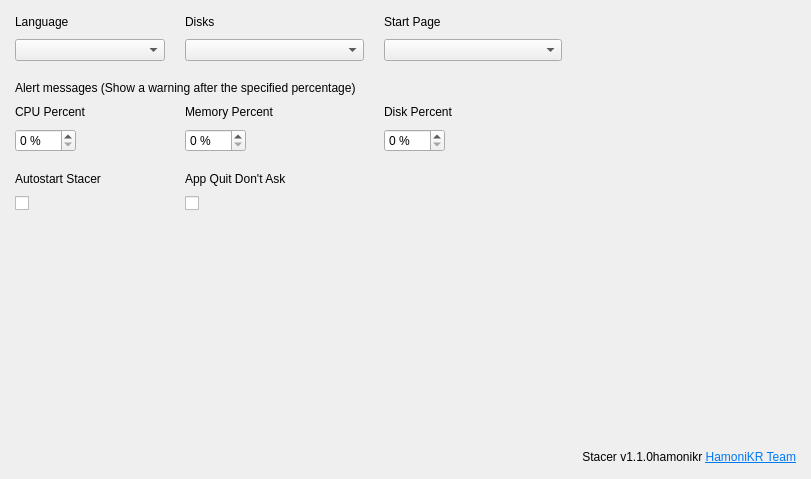
<?xml version="1.0" encoding="UTF-8"?>
<ui version="4.0">
 <class>SettingsPage</class>
 <widget class="QWidget" name="SettingsPage">
  <property name="geometry">
   <rect>
    <x>0</x>
    <y>0</y>
    <width>811</width>
    <height>479</height>
   </rect>
  </property>
  <property name="sizePolicy">
   <sizepolicy hsizetype="Expanding" vsizetype="Expanding">
    <horstretch>0</horstretch>
    <verstretch>0</verstretch>
   </sizepolicy>
  </property>
  <property name="windowTitle">
   <string>Settings</string>
  </property>
  <property name="styleSheet">
   <string notr="true"/>
  </property>
  <layout class="QGridLayout" name="gridLayout">
   <property name="leftMargin">
    <number>15</number>
   </property>
   <property name="topMargin">
    <number>15</number>
   </property>
   <property name="rightMargin">
    <number>15</number>
   </property>
   <property name="bottomMargin">
    <number>15</number>
   </property>
   <property name="horizontalSpacing">
    <number>20</number>
   </property>
   <property name="verticalSpacing">
    <number>10</number>
   </property>
   <item row="1" column="0" alignment="Qt::AlignLeft">
    <widget class="QComboBox" name="cmbLanguages">
     <property name="sizePolicy">
      <sizepolicy hsizetype="Expanding" vsizetype="Fixed">
       <horstretch>0</horstretch>
       <verstretch>0</verstretch>
      </sizepolicy>
     </property>
     <property name="minimumSize">
      <size>
       <width>150</width>
       <height>0</height>
      </size>
     </property>
     <property name="maximumSize">
      <size>
       <width>200</width>
       <height>16777215</height>
      </size>
     </property>
     <property name="cursor">
      <cursorShape>PointingHandCursor</cursorShape>
     </property>
     <property name="focusPolicy">
      <enum>Qt::NoFocus</enum>
     </property>
     <property name="sizeAdjustPolicy">
      <enum>QComboBox::AdjustToMinimumContentsLength</enum>
     </property>
    </widget>
   </item>
   <item row="8" column="0" alignment="Qt::AlignLeft">
    <widget class="QCheckBox" name="checkAutostart">
     <property name="cursor">
      <cursorShape>PointingHandCursor</cursorShape>
     </property>
     <property name="focusPolicy">
      <enum>Qt::NoFocus</enum>
     </property>
     <property name="text">
      <string/>
     </property>
    </widget>
   </item>
   <item row="4" column="1" alignment="Qt::AlignLeft">
    <widget class="QLabel" name="lblMemoryPercent">
     <property name="sizePolicy">
      <sizepolicy hsizetype="Expanding" vsizetype="Preferred">
       <horstretch>0</horstretch>
       <verstretch>0</verstretch>
      </sizepolicy>
     </property>
     <property name="text">
      <string>Memory Percent</string>
     </property>
    </widget>
   </item>
   <item row="5" column="1" alignment="Qt::AlignLeft">
    <widget class="QSpinBox" name="spinMemoryPercent">
     <property name="focusPolicy">
      <enum>Qt::ClickFocus</enum>
     </property>
     <property name="keyboardTracking">
      <bool>false</bool>
     </property>
     <property name="suffix">
      <string notr="true"> %</string>
     </property>
     <property name="minimum">
      <number>0</number>
     </property>
     <property name="maximum">
      <number>100</number>
     </property>
    </widget>
   </item>
   <item row="4" column="2" alignment="Qt::AlignLeft">
    <widget class="QLabel" name="lblDiskPercent">
     <property name="sizePolicy">
      <sizepolicy hsizetype="Expanding" vsizetype="Preferred">
       <horstretch>0</horstretch>
       <verstretch>0</verstretch>
      </sizepolicy>
     </property>
     <property name="text">
      <string>Disk Percent</string>
     </property>
    </widget>
   </item>
   <item row="5" column="0" alignment="Qt::AlignLeft">
    <widget class="QSpinBox" name="spinCpuPercent">
     <property name="focusPolicy">
      <enum>Qt::ClickFocus</enum>
     </property>
     <property name="suffix">
      <string notr="true"> %</string>
     </property>
     <property name="minimum">
      <number>0</number>
     </property>
     <property name="maximum">
      <number>100</number>
     </property>
    </widget>
   </item>
   <item row="0" column="0" alignment="Qt::AlignLeft">
    <widget class="QLabel" name="lblLanguage">
     <property name="sizePolicy">
      <sizepolicy hsizetype="Expanding" vsizetype="Preferred">
       <horstretch>0</horstretch>
       <verstretch>0</verstretch>
      </sizepolicy>
     </property>
     <property name="text">
      <string>Language</string>
     </property>
    </widget>
   </item>
   <item row="7" column="0" alignment="Qt::AlignLeft">
    <widget class="QLabel" name="lblStartOnBoot">
     <property name="sizePolicy">
      <sizepolicy hsizetype="Expanding" vsizetype="Preferred">
       <horstretch>0</horstretch>
       <verstretch>0</verstretch>
      </sizepolicy>
     </property>
     <property name="text">
      <string>Autostart Stacer</string>
     </property>
    </widget>
   </item>
   <item row="9" column="0">
    <spacer name="verticalSpacer">
     <property name="orientation">
      <enum>Qt::Vertical</enum>
     </property>
     <property name="sizeHint" stdset="0">
      <size>
       <width>10</width>
       <height>40</height>
      </size>
     </property>
    </spacer>
   </item>
   <item row="5" column="2" alignment="Qt::AlignLeft">
    <widget class="QSpinBox" name="spinDiskPercent">
     <property name="focusPolicy">
      <enum>Qt::ClickFocus</enum>
     </property>
     <property name="suffix">
      <string notr="true"> %</string>
     </property>
     <property name="minimum">
      <number>0</number>
     </property>
     <property name="maximum">
      <number>100</number>
     </property>
    </widget>
   </item>
   <item row="4" column="0" alignment="Qt::AlignLeft">
    <widget class="QLabel" name="lblCpuPercent">
     <property name="sizePolicy">
      <sizepolicy hsizetype="Expanding" vsizetype="Preferred">
       <horstretch>0</horstretch>
       <verstretch>0</verstretch>
      </sizepolicy>
     </property>
     <property name="text">
      <string>CPU Percent</string>
     </property>
    </widget>
   </item>
   <item row="3" column="0" colspan="5">
    <widget class="QLabel" name="lblAlertMessages">
     <property name="sizePolicy">
      <sizepolicy hsizetype="Expanding" vsizetype="Preferred">
       <horstretch>0</horstretch>
       <verstretch>0</verstretch>
      </sizepolicy>
     </property>
     <property name="accessibleName">
      <string notr="true">title</string>
     </property>
     <property name="text">
      <string>Alert messages (Show a warning after the specified percentage)</string>
     </property>
    </widget>
   </item>
   <item row="10" column="3" colspan="2" alignment="Qt::AlignRight">
    <widget class="QLabel" name="lblCreatedBy">
     <property name="text">
      <string notr="true">&lt;html&gt;&lt;head/&gt;&lt;body&gt;&lt;p&gt;Stacer v1.1.0hamonikr &lt;a href=&quot;https://github.com/hamonikr&quot;&gt;&lt;span style=&quot; text-decoration: underline; color:#007af4;&quot;&gt;HamoniKR Team&lt;/span&gt;&lt;/a&gt;&lt;/p&gt;&lt;/body&gt;&lt;/html&gt;</string>
     </property>
     <property name="textFormat">
      <enum>Qt::RichText</enum>
     </property>
     <property name="alignment">
      <set>Qt::AlignRight|Qt::AlignTrailing|Qt::AlignVCenter</set>
     </property>
     <property name="openExternalLinks">
      <bool>true</bool>
     </property>
    </widget>
   </item>
   <!-- <item row="10" column="0" alignment="Qt::AlignLeft">
    <widget class="QPushButton" name="btnDonate">
     <property name="sizePolicy">
      <sizepolicy hsizetype="Expanding" vsizetype="Fixed">
       <horstretch>0</horstretch>
       <verstretch>0</verstretch>
      </sizepolicy>
     </property>
     <property name="cursor">
      <cursorShape>PointingHandCursor</cursorShape>
     </property>
     <property name="focusPolicy">
      <enum>Qt::NoFocus</enum>
     </property>
     <property name="accessibleName">
      <string notr="true">primary</string>
     </property>
     <property name="text">
      <string>Donate</string>
     </property>
     <property name="icon">
      <iconset resource="../../static.qrc">
       <normaloff>:/static/themes/common/img/donate.png</normaloff>:/static/themes/common/img/donate.png</iconset>
     </property>
     <property name="iconSize">
      <size>
       <width>18</width>
       <height>18</height>
      </size>
     </property>
    </widget>
   </item> -->
   <item row="0" column="4" rowspan="2">
    <spacer name="horizontalSpacer">
     <property name="orientation">
      <enum>Qt::Horizontal</enum>
     </property>
     <property name="sizeHint" stdset="0">
      <size>
       <width>0</width>
       <height>20</height>
      </size>
     </property>
    </spacer>
   </item>
   <item row="6" column="0" colspan="5">
    <spacer name="verticalSpacer_3">
     <property name="orientation">
      <enum>Qt::Vertical</enum>
     </property>
     <property name="sizeType">
      <enum>QSizePolicy::Fixed</enum>
     </property>
     <property name="sizeHint" stdset="0">
      <size>
       <width>20</width>
       <height>10</height>
      </size>
     </property>
    </spacer>
   </item>
   <item row="2" column="0" colspan="5">
    <spacer name="verticalSpacer_2">
     <property name="orientation">
      <enum>Qt::Vertical</enum>
     </property>
     <property name="sizeType">
      <enum>QSizePolicy::Fixed</enum>
     </property>
     <property name="sizeHint" stdset="0">
      <size>
       <width>20</width>
       <height>10</height>
      </size>
     </property>
    </spacer>
   </item>
   <item row="7" column="1">
    <widget class="QLabel" name="label">
     <property name="text">
      <string>App Quit Don't Ask</string>
     </property>
    </widget>
   </item>
   <item row="8" column="1">
    <widget class="QCheckBox" name="checkAppQuitDontAsk">
     <property name="cursor">
      <cursorShape>PointingHandCursor</cursorShape>
     </property>
     <property name="focusPolicy">
      <enum>Qt::NoFocus</enum>
     </property>
     <property name="accessibleName">
      <string notr="true"/>
     </property>
     <property name="text">
      <string/>
     </property>
    </widget>
   </item>
   <item row="1" column="1">
    <widget class="QComboBox" name="cmbDisks">
     <property name="sizePolicy">
      <sizepolicy hsizetype="Expanding" vsizetype="Fixed">
       <horstretch>0</horstretch>
       <verstretch>0</verstretch>
      </sizepolicy>
     </property>
     <property name="minimumSize">
      <size>
       <width>150</width>
       <height>0</height>
      </size>
     </property>
     <property name="maximumSize">
      <size>
       <width>200</width>
       <height>16777215</height>
      </size>
     </property>
     <property name="cursor">
      <cursorShape>PointingHandCursor</cursorShape>
     </property>
     <property name="focusPolicy">
      <enum>Qt::NoFocus</enum>
     </property>
     <property name="sizeAdjustPolicy">
      <enum>QComboBox::AdjustToMinimumContentsLength</enum>
     </property>
    </widget>
   </item>
   <item row="0" column="1">
    <widget class="QLabel" name="lblDisks">
     <property name="sizePolicy">
      <sizepolicy hsizetype="Expanding" vsizetype="Preferred">
       <horstretch>0</horstretch>
       <verstretch>0</verstretch>
      </sizepolicy>
     </property>
     <property name="text">
      <string>Disks</string>
     </property>
    </widget>
   </item>
   <item row="0" column="2">
    <widget class="QLabel" name="lblHomepage">
     <property name="sizePolicy">
      <sizepolicy hsizetype="Expanding" vsizetype="Preferred">
       <horstretch>0</horstretch>
       <verstretch>0</verstretch>
      </sizepolicy>
     </property>
     <property name="text">
      <string>Start Page</string>
     </property>
    </widget>
   </item>
   <item row="1" column="2">
    <widget class="QComboBox" name="cmbStartPage">
     <property name="sizePolicy">
      <sizepolicy hsizetype="Expanding" vsizetype="Fixed">
       <horstretch>0</horstretch>
       <verstretch>0</verstretch>
      </sizepolicy>
     </property>
     <property name="minimumSize">
      <size>
       <width>150</width>
       <height>0</height>
      </size>
     </property>
     <property name="maximumSize">
      <size>
       <width>200</width>
       <height>16777215</height>
      </size>
     </property>
     <property name="cursor">
      <cursorShape>PointingHandCursor</cursorShape>
     </property>
     <property name="focusPolicy">
      <enum>Qt::NoFocus</enum>
     </property>
     <property name="sizeAdjustPolicy">
      <enum>QComboBox::AdjustToMinimumContentsLength</enum>
     </property>
    </widget>
   </item>
  </layout>
 </widget>
 <tabstops>
  <tabstop>spinCpuPercent</tabstop>
  <tabstop>spinMemoryPercent</tabstop>
  <tabstop>spinDiskPercent</tabstop>
 </tabstops>
 <resources>
  <include location="../../static.qrc"/>
 </resources>
 <connections/>
</ui>
